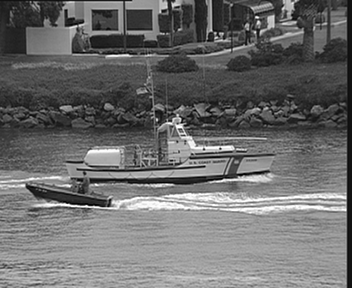
%> input picture Hw4_motion_estimation2/coastguard_90.tif, 352 x 288 px
$ octave block_matching_main.m   (GNU Octave 9; MATLAB toolbox functions it lacks are replaced by stand-ins)
%> lines starting %> are read from the running program, lines starting %| are printed output that depends on the picture
clear

this_pic = imread('coastguard_90.tif');
%> this_pic is the input picture: size 288x352 uint8; min 1, max 255, mean 108.2
next_pic = imread('coastguard_95.tif');
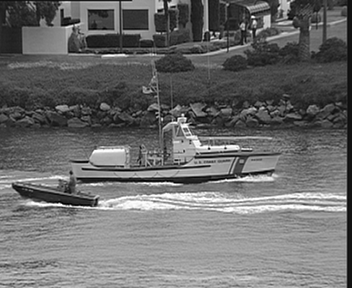
%> input picture Hw4_motion_estimation2/coastguard_95.tif, 352 x 288 px
%> next_pic is the input picture: size 288x352 uint8; min 1, max 255, mean 108.5
[H,W] = size(this_pic);
%> H = 288; W = 352
block_size = 32;

block_move_m = zeros(size(this_pic)/block_size,'int8');
block_move_n = zeros(size(this_pic)/block_size,'int8');

compan = zeros(size(this_pic),'uint8');

overall_err = 0;
overall_enp = 0;

tic
for m = 1:block_size:H
    for n = 1:block_size:W
        [dm, dn, err,enp] = block_matching(this_pic,next_pic,m,n,block_size,10);
        x = (m-1)/block_size + 1;
        y = (n-1)/block_size + 1;
        block_move_m(x,y) = dm;
        block_move_n(x,y) = dn;

        compan(m:m+block_size-1,n:n+block_size-1) = 128 + this_pic(m:m+block_size-1,n:n+block_size-1) - next_pic(m+dm:m+dm+block_size-1,n+dn:n+dn+block_size-1);

        overall_err = overall_err + err;
        overall_enp = overall_enp + enp;
    end
end
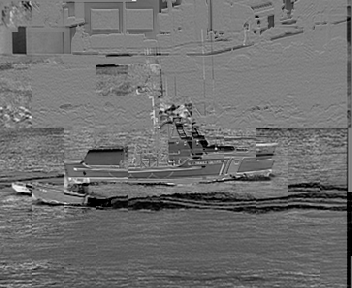
%> compan: size 288x352 uint8; min 0, max 247, mean 110.4
%> after the loop, overall_enp = 565.6; overall_err = 492969
toc

% [5 lines of commented-out code are left out]
overall_err
%> overall_err = 492969
overall_enp
%> overall_enp = 565.6
%
%
% imshow(compan)
